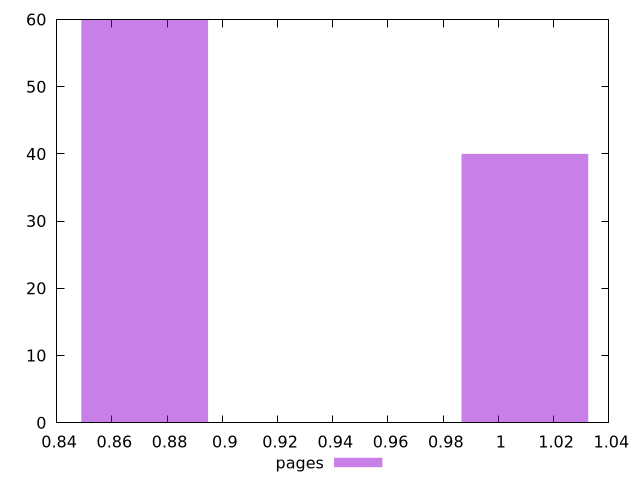

This chart was generated by the following gnuplot code:
$_pages <<EOF
1.0095729228134818 40
0.8719038878843707 60
EOF
set key outside below
set terminal pngcairo
set output "report_00006_2020-11-02T20-21-41.718Z/unminified-javascript/pages//hist.png"
set yrange [0:60]
set boxwidth 0.04588967830970372
set style fill transparent solid 0.5 noborder
plot $_pages title "pages" with boxes ,
